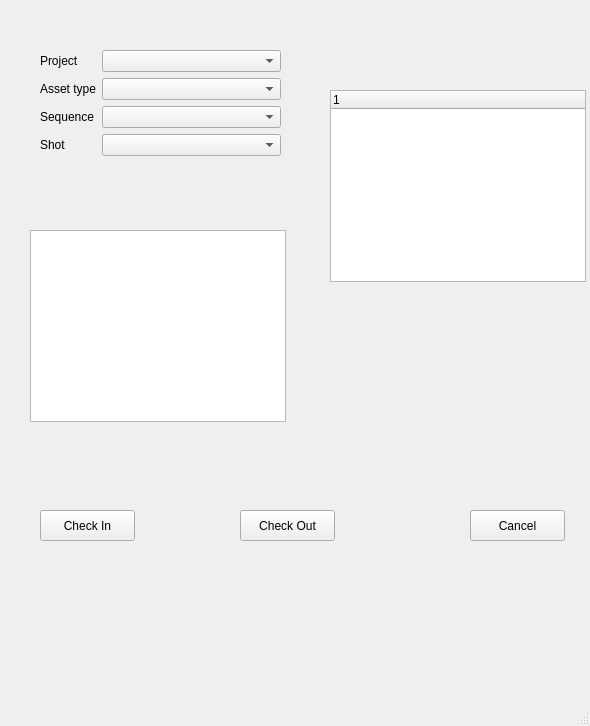
<?xml version="1.0" encoding="UTF-8"?>
<ui version="4.0">
 <class>AssetBrowser</class>
 <widget class="QMainWindow" name="AssetBrowser">
  <property name="geometry">
   <rect>
    <x>0</x>
    <y>0</y>
    <width>590</width>
    <height>726</height>
   </rect>
  </property>
  <property name="windowTitle">
   <string>Assets</string>
  </property>
  <widget class="QWidget" name="centralwidget">
   <widget class="QPushButton" name="btn_checkout">
    <property name="enabled">
     <bool>true</bool>
    </property>
    <property name="geometry">
     <rect>
      <x>240</x>
      <y>510</y>
      <width>95</width>
      <height>31</height>
     </rect>
    </property>
    <property name="autoFillBackground">
     <bool>false</bool>
    </property>
    <property name="text">
     <string>Check Out</string>
    </property>
    <property name="checkable">
     <bool>false</bool>
    </property>
    <property name="autoDefault">
     <bool>true</bool>
    </property>
    <property name="default">
     <bool>false</bool>
    </property>
    <property name="flat">
     <bool>false</bool>
    </property>
   </widget>
   <widget class="QWidget" name="formLayoutWidget">
    <property name="geometry">
     <rect>
      <x>40</x>
      <y>50</y>
      <width>241</width>
      <height>144</height>
     </rect>
    </property>
    <layout class="QFormLayout" name="formLayout">
     <item row="0" column="0">
      <widget class="QLabel" name="label_proj">
       <property name="text">
        <string>Project</string>
       </property>
      </widget>
     </item>
     <item row="2" column="0">
      <widget class="QLabel" name="label_seq">
       <property name="text">
        <string>Sequence</string>
       </property>
      </widget>
     </item>
     <item row="3" column="0">
      <widget class="QLabel" name="label_sh">
       <property name="text">
        <string>Shot</string>
       </property>
      </widget>
     </item>
     <item row="0" column="1">
      <widget class="QComboBox" name="combo_proj"/>
     </item>
     <item row="2" column="1">
      <widget class="QComboBox" name="combo_seq"/>
     </item>
     <item row="3" column="1">
      <widget class="QComboBox" name="combo_sh"/>
     </item>
     <item row="1" column="1">
      <widget class="QComboBox" name="combo_asset_type"/>
     </item>
     <item row="1" column="0">
      <widget class="QLabel" name="label_asset_type">
       <property name="text">
        <string>Asset type</string>
       </property>
      </widget>
     </item>
    </layout>
   </widget>
   <widget class="QPushButton" name="btn_checkin">
    <property name="enabled">
     <bool>true</bool>
    </property>
    <property name="geometry">
     <rect>
      <x>40</x>
      <y>510</y>
      <width>95</width>
      <height>31</height>
     </rect>
    </property>
    <property name="autoFillBackground">
     <bool>false</bool>
    </property>
    <property name="text">
     <string>Check In</string>
    </property>
    <property name="checkable">
     <bool>false</bool>
    </property>
    <property name="autoDefault">
     <bool>true</bool>
    </property>
    <property name="default">
     <bool>false</bool>
    </property>
    <property name="flat">
     <bool>false</bool>
    </property>
   </widget>
   <widget class="QTreeWidget" name="treeWidget">
    <property name="geometry">
     <rect>
      <x>330</x>
      <y>90</y>
      <width>256</width>
      <height>192</height>
     </rect>
    </property>
    <column>
     <property name="text">
      <string notr="true">1</string>
     </property>
    </column>
   </widget>
   <widget class="QPushButton" name="btn_cancel">
    <property name="geometry">
     <rect>
      <x>470</x>
      <y>510</y>
      <width>95</width>
      <height>31</height>
     </rect>
    </property>
    <property name="text">
     <string>Cancel</string>
    </property>
   </widget>
   <widget class="QTreeView" name="treeView">
    <property name="geometry">
     <rect>
      <x>30</x>
      <y>230</y>
      <width>256</width>
      <height>192</height>
     </rect>
    </property>
   </widget>
  </widget>
  <widget class="QMenuBar" name="menubar">
   <property name="geometry">
    <rect>
     <x>0</x>
     <y>0</y>
     <width>590</width>
     <height>29</height>
    </rect>
   </property>
  </widget>
  <widget class="QStatusBar" name="statusbar"/>
 </widget>
 <resources/>
 <connections/>
</ui>
